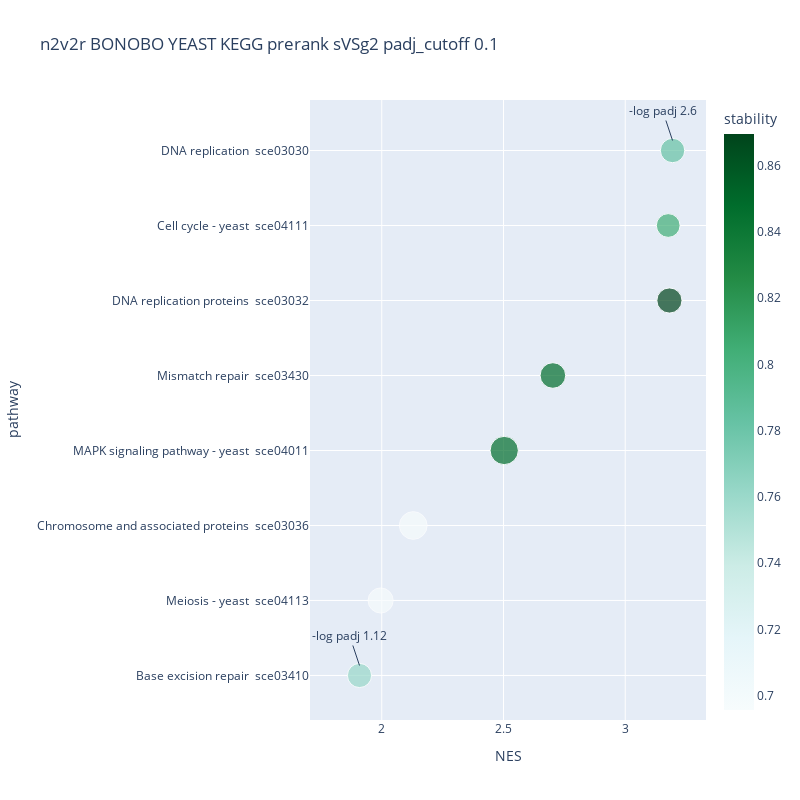
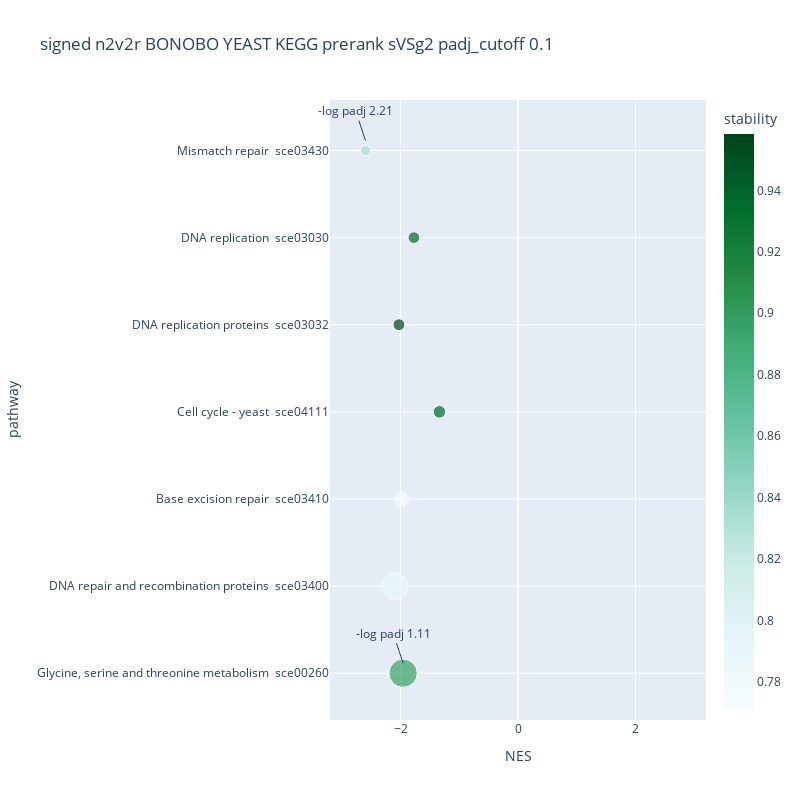
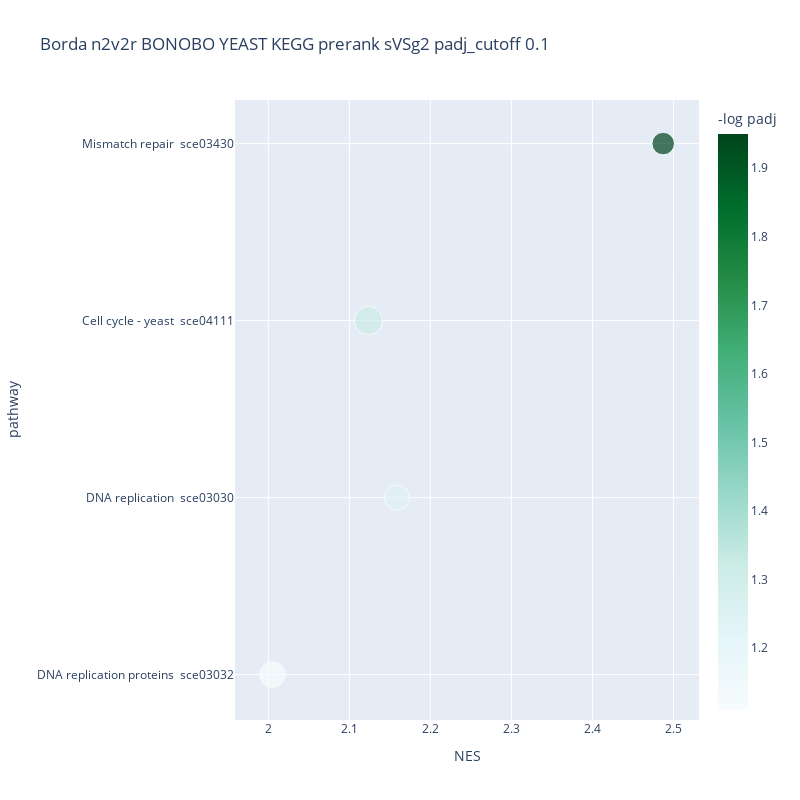
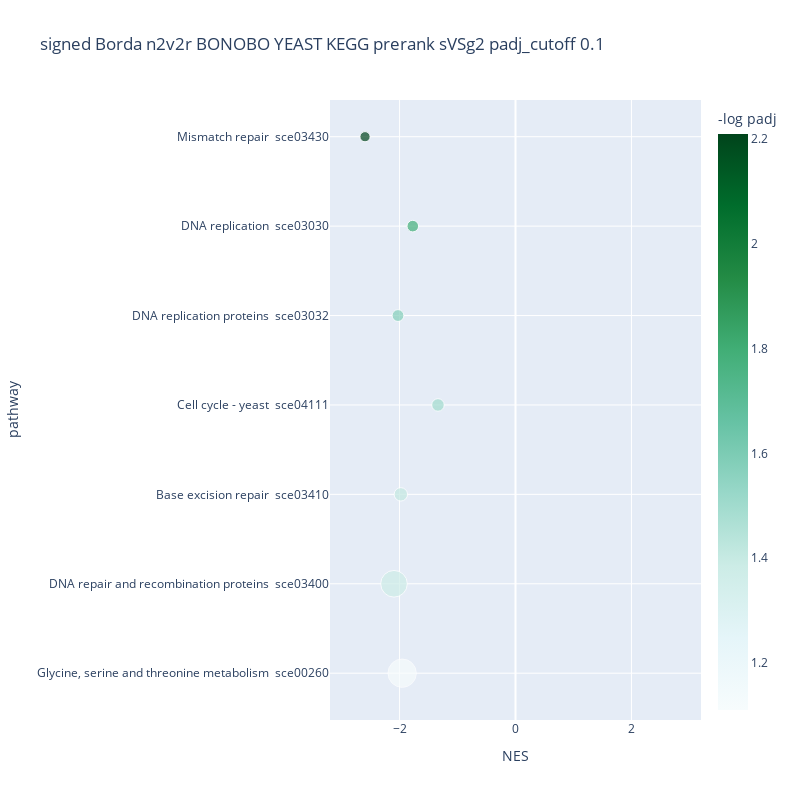

Notebook code for these charts, in order:
### Code cell
from node2vec2rank.post_utils import plot_gseapy_prerank 

stability_cutoff = 0.6
padj_cutoff = 0.1

save_directory = '../results/results_gsea/' + gsea_parent_folder_name
# save_directory = None


title = network_inf_method+ " " +  tissue +  " KEGG prerank " + target + " padj_cutoff " + str(padj_cutoff)


plot_gseapy_prerank(n2v2r_pre_KEGG_pd, has_stability=True, padj_cutoff=padj_cutoff, stability_cutoff=stability_cutoff, title="n2v2r " +title, output_dir=save_directory)
plot_gseapy_prerank(n2v2r_DeDi_pre_KEGG_pd,has_stability=True, one_sided= False,padj_cutoff=padj_cutoff, stability_cutoff=stability_cutoff, title="signed n2v2r " + title, output_dir=save_directory)
# plot_gseapy_prerank(borda_pre_KEGG_pd, has_stability=False,padj_cutoff=padj_cutoff, stability_cutoff=stability_cutoff, title="Borda n2v2r " + title, output_dir=save_directory)
# plot_gseapy_prerank(n2v2r_borda_DeDi_pre_KEGG_pd,has_stability=False, one_sided= False,padj_cutoff=0.1, stability_cutoff=stability_cutoff, title="signed Borda n2v2r " + title, output_dir=save_directory)
plot_gseapy_prerank(absDeDi_pre_KEGG_pd,has_stability=False,padj_cutoff=padj_cutoff, stability_cutoff=stability_cutoff, title="absDeDi " + title, output_dir=save_directory)
plot_gseapy_prerank(DeDi_pre_KEGG_pd,has_stability=False, one_sided= False,padj_cutoff=padj_cutoff, stability_cutoff=stability_cutoff, title="DeDi " + title, output_dir=save_directory)

title = network_inf_method+ " " +  tissue +  " GOBP prerank " + target + " padj_cutoff " + str(padj_cutoff)

plot_gseapy_prerank(n2v2r_pre_GOBP_pd, has_stability=True, padj_cutoff=padj_cutoff, stability_cutoff=stability_cutoff, title="n2v2r " +title, output_dir=save_directory)
plot_gseapy_prerank(n2v2r_DeDi_pre_GOBP_pd,has_stability=True,one_sided= False,padj_cutoff=padj_cutoff, stability_cutoff=stability_cutoff, title="signed n2v2r " + title, output_dir=save_directory)
# plot_gseapy_prerank(borda_pre_GOBP_pd, has_stability=False,padj_cutoff=padj_cutoff, stability_cutoff=stability_cutoff, title="Borda n2v2r " + title, output_dir=save_directory)
# plot_gseapy_prerank(n2v2r_borda_DeDi_pre_GOBP_pd,has_stability=False, one_sided= False,padj_cutoff=padj_cutoff, stability_cutoff=stability_cutoff, title="signed Borda n2v2r " + title, output_dir=save_directory)
plot_gseapy_prerank(absDeDi_pre_GOBP_pd,has_stability=False,padj_cutoff=padj_cutoff, stability_cutoff=stability_cutoff, title="absDeDi " + title, output_dir=save_directory)
plot_gseapy_prerank(DeDi_pre_GOBP_pd,has_stability=False,padj_cutoff=padj_cutoff, one_sided= False, stability_cutoff=stability_cutoff, title="DeDi " + title, output_dir=save_directory)

### Figure 1 — Plotly figure (JSON) as saved in the notebook; plotly's stock layout.template omitted (floating-point values rounded to 4 significant figures)
{"data": [{"hovertemplate": "NES=%{x}<br>pathway=%{y}<br>overlap=%{marker.size}<br>stability=%{marker.color}<extra></extra>", "legendgroup": "", "marker": {"color": [0.7609, 0.6957, 0.6957, 0.8478, 0.8478, 0.8696, 0.8043, 0.7826], "coloraxis": "coloraxis", "size": [10.56, 11.33, 13.84, 14.45, 11.84, 11.44, 10.19, 10.75], "sizemode": "area", "sizeref": 0.03612, "symbol": "circle"}, "mode": "markers", "name": "", "orientation": "h", "showlegend": false, "type": "scatter", "x": [1.909, 1.995, 2.129, 2.503, 2.703, 3.182, 3.177, 3.194], "xaxis": "x", "y": ["Base excision repair  sce03410", "Meiosis - yeast  sce04113", "Chromosome and associated proteins  sce03036", "MAPK signaling pathway - yeast  sce04011", "Mismatch repair  sce03430", "DNA replication proteins  sce03032", "Cell cycle - yeast  sce04111", "DNA replication  sce03030"], "yaxis": "y"}], "layout": {"annotations": [{"showarrow": true, "text": "-log padj 2.6", "x": 3.194, "y": "DNA replication  sce03030", "yshift": 10}, {"showarrow": true, "text": "-log padj 1.12", "x": 1.909, "y": "Base excision repair  sce03410", "yshift": 10}], "autosize": true, "coloraxis": {"cmax": 0.8696, "cmin": 0.6957, "colorbar": {"title": {"text": "stability"}}, "colorscale": [[0, "rgb(247,252,253)"], [0.125, "rgb(229,245,249)"], [0.25, "rgb(204,236,230)"], [0.375, "rgb(153,216,201)"], [0.5, "rgb(102,194,164)"], [0.625, "rgb(65,174,118)"], [0.75, "rgb(35,139,69)"], [0.875, "rgb(0,109,44)"], [1, "rgb(0,68,27)"]]}, "height": 800, "legend": {"itemsizing": "constant", "tracegroupgap": 0}, "title": {"text": "n2v2r BONOBO YEAST KEGG prerank sVSg2 padj_cutoff 0.1"}, "width": 800, "xaxis": {"anchor": "y", "domain": [0, 1], "title": {"text": "NES"}}, "yaxis": {"anchor": "x", "domain": [0, 1], "title": {"text": "pathway"}}}}

### Figure 2 — Plotly figure (JSON) as saved in the notebook; plotly's stock layout.template omitted (floating-point values rounded to 4 significant figures)
{"data": [{"hovertemplate": "NES=%{x}<br>pathway=%{y}<br>overlap=%{marker.size}<br>stability=%{marker.color}<extra></extra>", "legendgroup": "", "marker": {"color": [0.8958, 0.7917, 0.7708, 0.9375, 0.9583, 0.9375, 0.8333], "coloraxis": "coloraxis", "size": [44.78, 39.71, 10.08, 8.819, 7.857, 7.548, 5.845], "sizemode": "area", "sizeref": 0.1119, "symbol": "circle"}, "mode": "markers", "name": "", "orientation": "h", "showlegend": false, "type": "scatter", "x": [-1.955, -2.096, -1.978, -1.337, -2.027, -1.772, -2.596], "xaxis": "x", "y": ["Glycine, serine and threonine metabolism  sce00260", "DNA repair and recombination proteins  sce03400", "Base excision repair  sce03410", "Cell cycle - yeast  sce04111", "DNA replication proteins  sce03032", "DNA replication  sce03030", "Mismatch repair  sce03430"], "yaxis": "y"}], "layout": {"annotations": [{"showarrow": true, "text": "-log padj 2.21", "x": -2.596, "y": "Mismatch repair  sce03430", "yshift": 10}, {"showarrow": true, "text": "-log padj 1.11", "x": -1.955, "y": "Glycine, serine and threonine metabolism  sce00260", "yshift": 10}], "autosize": true, "coloraxis": {"cmax": 0.9583, "cmin": 0.7708, "colorbar": {"title": {"text": "stability"}}, "colorscale": [[0, "rgb(247,252,253)"], [0.125, "rgb(229,245,249)"], [0.25, "rgb(204,236,230)"], [0.375, "rgb(153,216,201)"], [0.5, "rgb(102,194,164)"], [0.625, "rgb(65,174,118)"], [0.75, "rgb(35,139,69)"], [0.875, "rgb(0,109,44)"], [1, "rgb(0,68,27)"]]}, "height": 800, "legend": {"itemsizing": "constant", "tracegroupgap": 0}, "title": {"text": "signed n2v2r BONOBO YEAST KEGG prerank sVSg2 padj_cutoff 0.1"}, "width": 800, "xaxis": {"anchor": "y", "domain": [0, 1], "range": [-3.2, 3.2], "title": {"text": "NES"}}, "yaxis": {"anchor": "x", "domain": [0, 1], "title": {"text": "pathway"}}}}

### Figure 3 — Plotly figure (JSON) as saved in the notebook; plotly's stock layout.template omitted (floating-point values rounded to 4 significant figures)
{"data": [{"hovertemplate": "NES=%{x}<br>pathway=%{y}<br>overlap=%{marker.size}<br>-log padj=%{marker.color}<extra></extra>", "legendgroup": "", "marker": {"color": [1.11, 1.24, 1.32, 1.95], "coloraxis": "coloraxis", "size": [26.08, 24.73, 31.51, 19.97], "sizemode": "area", "sizeref": 0.07877, "symbol": "circle"}, "mode": "markers", "name": "", "orientation": "h", "showlegend": false, "type": "scatter", "x": [2.005, 2.159, 2.124, 2.487], "xaxis": "x", "y": ["DNA replication proteins  sce03032", "DNA replication  sce03030", "Cell cycle - yeast  sce04111", "Mismatch repair  sce03430"], "yaxis": "y"}], "layout": {"autosize": true, "coloraxis": {"colorbar": {"title": {"text": "-log padj"}}, "colorscale": [[0, "rgb(247,252,253)"], [0.125, "rgb(229,245,249)"], [0.25, "rgb(204,236,230)"], [0.375, "rgb(153,216,201)"], [0.5, "rgb(102,194,164)"], [0.625, "rgb(65,174,118)"], [0.75, "rgb(35,139,69)"], [0.875, "rgb(0,109,44)"], [1, "rgb(0,68,27)"]]}, "height": 800, "legend": {"itemsizing": "constant", "tracegroupgap": 0}, "title": {"text": "Borda n2v2r BONOBO YEAST KEGG prerank sVSg2 padj_cutoff 0.1"}, "width": 800, "xaxis": {"anchor": "y", "domain": [0, 1], "title": {"text": "NES"}}, "yaxis": {"anchor": "x", "domain": [0, 1], "title": {"text": "pathway"}}}}

### Figure 4 — Plotly figure (JSON) as saved in the notebook; plotly's stock layout.template omitted (floating-point values rounded to 4 significant figures)
{"data": [{"hovertemplate": "NES=%{x}<br>pathway=%{y}<br>overlap=%{marker.size}<br>-log padj=%{marker.color}<extra></extra>", "legendgroup": "", "marker": {"color": [1.11, 1.38, 1.41, 1.5, 1.58, 1.79, 2.21], "coloraxis": "coloraxis", "size": [44.78, 39.71, 10.08, 8.819, 7.857, 7.548, 5.845], "sizemode": "area", "sizeref": 0.1119, "symbol": "circle"}, "mode": "markers", "name": "", "orientation": "h", "showlegend": false, "type": "scatter", "x": [-1.955, -2.096, -1.978, -1.337, -2.027, -1.772, -2.596], "xaxis": "x", "y": ["Glycine, serine and threonine metabolism  sce00260", "DNA repair and recombination proteins  sce03400", "Base excision repair  sce03410", "Cell cycle - yeast  sce04111", "DNA replication proteins  sce03032", "DNA replication  sce03030", "Mismatch repair  sce03430"], "yaxis": "y"}], "layout": {"autosize": true, "coloraxis": {"colorbar": {"title": {"text": "-log padj"}}, "colorscale": [[0, "rgb(247,252,253)"], [0.125, "rgb(229,245,249)"], [0.25, "rgb(204,236,230)"], [0.375, "rgb(153,216,201)"], [0.5, "rgb(102,194,164)"], [0.625, "rgb(65,174,118)"], [0.75, "rgb(35,139,69)"], [0.875, "rgb(0,109,44)"], [1, "rgb(0,68,27)"]]}, "height": 800, "legend": {"itemsizing": "constant", "tracegroupgap": 0}, "title": {"text": "signed Borda n2v2r BONOBO YEAST KEGG prerank sVSg2 padj_cutoff 0.1"}, "width": 800, "xaxis": {"anchor": "y", "domain": [0, 1], "range": [-3.2, 3.2], "title": {"text": "NES"}}, "yaxis": {"anchor": "x", "domain": [0, 1], "title": {"text": "pathway"}}}}
